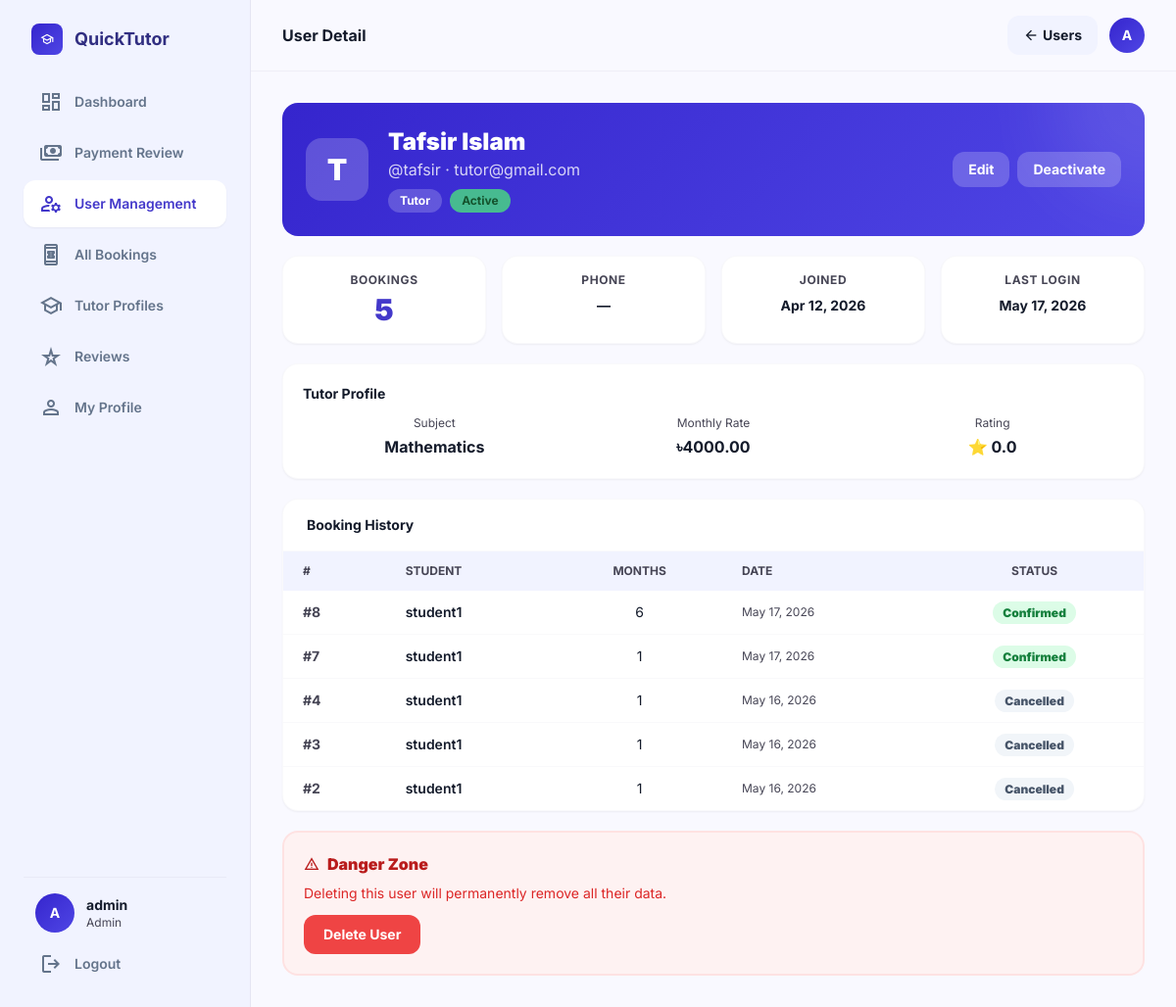
Page /admin-panel/users/2/ (signed in) on the committed database.
### accounts/models.py (models this page shows, shortened)
class User(AbstractUser):
    ROLE_CHOICES = (
        ('student', 'Student'),
        ('tutor', 'Tutor'),
    )
    role = models.CharField(max_length=10, choices=ROLE_CHOICES)
    avatar = models.ImageField(upload_to='avatars/', blank=True, null=True)
    phone = models.CharField(max_length=20, blank=True, null=True)
    bio = models.TextField(blank=True, null=True)

### tutors/models.py (models this page shows, shortened)
class TutorProfile(models.Model):
    user = models.OneToOneField(User, on_delete=models.CASCADE, related_name='tutor_profile')
    subject = models.CharField(max_length=100)
    bio = models.TextField()
    rating = models.FloatField(default=0)
    monthly_rate = models.DecimalField(max_digits=10, decimal_places=2, default=4000)
    created_at = models.DateTimeField(auto_now_add=True)
    updated_at = models.DateTimeField(auto_now=True)

### bookings/models.py (models this page shows, shortened)
class Booking(models.Model):
    STATUS_CHOICES = (
        ('pending', 'Pending'),
        ('confirmed', 'Confirmed'),
        ('completed', 'Completed'),
        ('rejected', 'Rejected'),
        ('cancelled', 'Cancelled'),
    )
    student = models.ForeignKey(User, on_delete=models.CASCADE, related_name='student_bookings')
    tutor = models.ForeignKey(User, on_delete=models.CASCADE, related_name='tutor_bookings')
    date     = models.DateField()
    months   = models.PositiveIntegerField(default=1, validators=[MinValueValidator(1)])
    schedule = models.ForeignKey(
        TutorSchedule, on_delete=models.SET_NULL,
        null=True, blank=True, related_name='bookings'
    )
    status   = models.CharField(max_length=10, choices=STATUS_CHOICES, default='pending')
    meet_link = models.URLField(blank=True, default='', help_text='Google Meet / Zoom link set by tutor')
    tutor_message = models.TextField(blank=True, default='', help_text='Message from tutor to student')
    created_at = models.DateTimeField(auto_now_add=True)
    updated_at = models.DateTimeField(auto_now=True)

### quick_tutor/admin_views.py (the view)
    def wrapper(request, *args, **kwargs):
        if not request.user.is_authenticated:
            return redirect('login')
        if not (request.user.is_superuser or request.user.is_staff):
            messages.error(request, 'Access denied. Admin only.')
            return redirect('home')
        return view_fn(request, *args, **kwargs)

### quick_tutor/admin_views.py (called while the page is built)
def superuser_required(view_fn):
    def wrapper(request, *args, **kwargs):
        if not request.user.is_authenticated:
            return redirect('login')
        if not (request.user.is_superuser or request.user.is_staff):
            messages.error(request, 'Access denied. Admin only.')
            return redirect('home')
        return view_fn(request, *args, **kwargs)
    wrapper.__name__ = view_fn.__name__
    return wrapper

@superuser_required
def admin_user_detail(request, pk):
    user = get_object_or_404(User, pk=pk)
    bookings = []
    if user.role == 'student':
        bookings = Booking.objects.filter(student=user).select_related('tutor').order_by('-created_at')
    elif user.role == 'tutor':
        bookings = Booking.objects.filter(tutor=user).select_related('student').order_by('-created_at')
    payments = Payment.objects.filter(booking__in=bookings).order_by('-created_at')
    context = {'target_user': user, 'bookings': bookings, 'payments': payments}
    return render(request, 'admin_panel/user_detail.html', context)

### templates/admin_panel/user_detail.html (shortened to what this page needs)
{% extends 'base/luminary_base.html' %}
{% block page_title %}User Detail{% endblock %}
{% block nav_admin_users %}bg-white text-indigo-700 shadow-sm{% endblock %}
{% block topbar_action %}
<a href="/admin-panel/users/" class="px-4 py-2 bg-surface-low hover:bg-surface-high font-bold rounded-xl text-sm transition-all flex items-center gap-1">
  <span class="material-symbols-outlined text-base">arrow_back</span> Users
</a>
{% endblock %}
{% block content %}
<div class="max-w-4xl mx-auto space-y-5">
  <div class="rounded-2xl grad text-white p-6 relative overflow-hidden">
    <div class="absolute top-0 right-0 w-48 h-48 bg-white/10 rounded-full blur-2xl -translate-y-1/2 translate-x-1/2"></div>
    <div class="relative z-10 flex items-center gap-5">
      <div class="w-16 h-16 rounded-2xl bg-white/20 flex items-center justify-center text-3xl font-black">
        {{ target_user.username|first|upper }}
      </div>
      <div class="flex-1">
        <h2 class="text-2xl font-black">{{ target_user.get_full_name|default:target_user.username }}</h2>
        <p class="text-white/80">@{{ target_user.username }} · {{ target_user.email|default:"no email" }}</p>
        <div class="flex gap-2 mt-2 flex-wrap">
          <span class="text-xs bg-white/20 px-3 py-1 rounded-full font-bold">{{ target_user.role|capfirst|default:"Staff" }}</span>
          <span class="text-xs {% if target_user.is_active %}bg-green-400/80 text-green-900{% else %}bg-red-400/80 text-red-900{% endif %} px-3 py-1 rounded-full font-bold">{% if target_user.is_active %}Active{% else %}Inactive{% endif %}</span>
        </div>
      </div>
      <div class="flex gap-2 shrink-0">
        <a href="/admin-panel/users/{{ target_user.id }}/edit/" class="px-4 py-2 bg-white/20 hover:bg-white/30 rounded-xl text-sm font-bold transition-all">Edit</a>
        <a href="/admin-panel/users/{{ target_user.id }}/toggle/" class="px-4 py-2 bg-white/20 hover:bg-white/30 rounded-xl text-sm font-bold transition-all">{% if target_user.is_active %}Deactivate{% else %}Activate{% endif %}</a>
      </div>
    </div>
  </div>
  <div class="grid grid-cols-2 md:grid-cols-4 gap-4">
    <div class="bg-white rounded-2xl border border-outline/10 p-4 text-center shadow-sm">
      <p class="text-xs text-on-muted font-bold uppercase tracking-wider">Bookings</p>
      <p class="text-3xl font-black text-indigo-700 mt-1">{{ bookings|length }}</p>
    </div>
    <div class="bg-white rounded-2xl border border-outline/10 p-4 text-center shadow-sm">
      <p class="text-xs text-on-muted font-bold uppercase tracking-wider">Phone</p>
      <p class="text-sm font-bold mt-2">{{ target_user.phone|default:"—" }}</p>
    </div>
    <div class="bg-white rounded-2xl border border-outline/10 p-4 text-center shadow-sm">
      <p class="text-xs text-on-muted font-bold uppercase tracking-wider">Joined</p>
      <p class="text-sm font-bold mt-2">{{ target_user.date_joined|date:"M d, Y" }}</p>
    </div>
    <div class="bg-white rounded-2xl border border-outline/10 p-4 text-center shadow-sm">
      <p class="text-xs text-on-muted font-bold uppercase tracking-wider">Last Login</p>
      <p class="text-sm font-bold mt-2">{{ target_user.last_login|date:"M d, Y"|default:"Never" }}</p>
    </div>
  </div>
  {% if target_user.role == 'tutor' and target_user.tutor_profile %}
  <div class="bg-white rounded-2xl border border-outline/10 p-5 shadow-sm">
    <h3 class="font-bold text-sm mb-3">Tutor Profile</h3>
    <div class="grid grid-cols-3 gap-4 text-center">
      <div><p class="text-xs text-on-muted">Subject</p><p class="font-bold mt-1">{{ target_user.tutor_profile.subject }}</p></div>
      <div><p class="text-xs text-on-muted">Monthly Rate</p><p class="font-bold mt-1">৳{{ target_user.tutor_profile.monthly_rate }}</p></div>
      <div><p class="text-xs text-on-muted">Rating</p><p class="font-bold mt-1">⭐ {{ target_user.tutor_profile.rating }}</p></div>
    </div>
  </div>
  {% endif %}
  {% if bookings %}
  <div class="bg-white rounded-2xl border border-outline/10 shadow-sm overflow-hidden">
    <div class="px-6 py-4 border-b border-outline/10"><h3 class="font-bold text-sm">Booking History</h3></div>
    <table class="w-full text-sm">
      <thead><tr class="bg-surface-low text-xs font-black uppercase text-on-muted">
        <th class="px-5 py-3 text-left">#</th>
        <th class="px-5 py-3 text-left">{% if target_user.role == 'student' %}Tutor{% else %}Student{% endif %}</th>
        <th class="px-5 py-3 text-center">Months</th>
        <th class="px-5 py-3 text-left">Date</th>
        <th class="px-5 py-3 text-center">Status</th>
      </tr></thead>
      <tbody class="divide-y divide-outline/10">
        {% for b in bookings %}
        <tr class="hover:bg-surface-low/60">
          <td class="px-5 py-3 text-on-muted font-bold">#{{ b.id }}</td>
          <td class="px-5 py-3 font-semibold">{% if target_user.role == 'student' %}{{ b.tutor.username }}{% else %}{{ b.student.username }}{% endif %}</td>
          <td class="px-5 py-3 text-center">{{ b.months }}</td>
          <td class="px-5 py-3 text-xs text-on-muted">{{ b.date|date:"M d, Y" }}</td>
          <td class="px-5 py-3 text-center"><span class="text-xs font-black px-2.5 py-1 rounded-full {% if b.status == 'confirmed' %}bg-green-100 text-green-700{% elif b.status == 'pending' %}bg-amber-100 text-amber-700{% elif b.status == 'rejected' %}bg-red-100 text-red-600{% else %}bg-slate-100 text-slate-600{% endif %}">{{ b.status|capfirst }}</span></td>
        </tr>
        {% endfor %}
      </tbody>
    </table>
  </div>
  {% endif %}
  <div class="bg-red-50 border-2 border-red-100 rounded-2xl p-5">
    <h3 class="font-black text-red-700 mb-2 flex items-center gap-2"><span class="material-symbols-outlined text-base">warning</span> Danger Zone</h3>
    <p class="text-sm text-red-600 mb-3">Deleting this user will permanently remove all their data.</p>
    <a href="/admin-panel/users/{{ target_user.id }}/delete/" class="inline-block px-5 py-2.5 bg-red-500 hover:bg-red-600 text-white font-bold rounded-xl text-sm transition-all">Delete User</a>
  </div>
</div>
{% endblock %}

### templates/base/luminary_base.html (shortened to what this page needs)
<!DOCTYPE html>
{% load static %}
<html lang="en">
<head>
<script src="https://cdn.tailwindcss.com?plugins=forms,container-queries"></script>
</head>
<body class="bg-surface text-on-surface min-h-screen">
<div class="flex min-h-screen">
<aside class="hidden md:flex h-screen w-64 flex-col p-6 space-y-6 bg-surface-low sticky top-0 border-r border-outline/30">
  <a href="/" class="flex items-center gap-3 px-2">
    <div class="w-8 h-8 rounded-lg grad flex items-center justify-center text-white flex-shrink-0">
      <span class="material-symbols-outlined text-sm">school</span>
    </div>
    <span class="text-lg font-bold text-indigo-900">QuickTutor</span>
  </a>
  <nav class="space-y-1 flex-1">
    <a href="/dashboard/" class="flex items-center gap-3 px-4 py-3 {% block nav_dashboard %}text-slate-500 hover:text-indigo-600 hover:bg-white/60{% endblock %} rounded-xl text-sm font-semibold transition-all hover:translate-x-1">
      <span class="material-symbols-outlined">dashboard</span> Dashboard
    </a>
    {% if user.is_superuser or user.is_staff %}
    <a href="/payments/manage/" class="flex items-center gap-3 px-4 py-3 {% block nav_pay_admin %}text-slate-500 hover:text-indigo-600 hover:bg-white/60{% endblock %} rounded-xl text-sm font-semibold transition-all hover:translate-x-1">
      <span class="material-symbols-outlined">payments</span> Payment Review
    </a>
    <a href="/admin-panel/users/" class="flex items-center gap-3 px-4 py-3 {% block nav_admin_users %}text-slate-500 hover:text-indigo-600 hover:bg-white/60{% endblock %} rounded-xl text-sm font-semibold transition-all hover:translate-x-1">
      <span class="material-symbols-outlined">manage_accounts</span> User Management
    </a>
    <a href="/admin-panel/bookings/" class="flex items-center gap-3 px-4 py-3 {% block nav_all_bookings %}text-slate-500 hover:text-indigo-600 hover:bg-white/60{% endblock %} rounded-xl text-sm font-semibold transition-all hover:translate-x-1">
      <span class="material-symbols-outlined">book_online</span> All Bookings
    </a>
    <a href="/admin-panel/tutors/" class="flex items-center gap-3 px-4 py-3 {% block nav_admin_tutors %}text-slate-500 hover:text-indigo-600 hover:bg-white/60{% endblock %} rounded-xl text-sm font-semibold transition-all hover:translate-x-1">
      <span class="material-symbols-outlined">school</span> Tutor Profiles
    </a>
    <a href="/admin-panel/reviews/" class="flex items-center gap-3 px-4 py-3 {% block nav_admin_reviews %}text-slate-500 hover:text-indigo-600 hover:bg-white/60{% endblock %} rounded-xl text-sm font-semibold transition-all hover:translate-x-1">
      <span class="material-symbols-outlined">star_rate</span> Reviews
    </a>
    {% endif %}
    <a href="/accounts/profile/" class="flex items-center gap-3 px-4 py-3 {% block nav_profile %}text-slate-500 hover:text-indigo-600 hover:bg-white/60{% endblock %} rounded-xl text-sm font-semibold transition-all hover:translate-x-1">
      <span class="material-symbols-outlined">person</span> My Profile
    </a>
  </nav>
  <div class="border-t border-outline/20 pt-4">
    <div class="flex items-center gap-3 px-3 mb-3">
      {% if user.avatar %}
        <img src="{{ user.avatar.url }}" alt="{{ user.username }}"
             class="w-10 h-10 rounded-full object-cover flex-shrink-0 border-2 border-outline/20">
      {% else %}
        <div class="w-10 h-10 rounded-full grad flex items-center justify-center text-white font-bold text-sm flex-shrink-0">
          {{ user.username|upper|first }}
        </div>
      {% endif %}
      <div class="min-w-0">
        <p class="text-sm font-bold truncate">{{ user.get_full_name|default:user.username }}</p>
        <p class="text-xs text-on-muted capitalize">{% if user.is_superuser or user.is_staff %}Admin{% else %}{{ user.role }}{% endif %}</p>
      </div>
    </div>
    <a href="/accounts/logout/" class="flex items-center gap-3 px-4 py-2 text-slate-500 hover:text-red-500 text-sm font-semibold rounded-xl transition-all">
      <span class="material-symbols-outlined">logout</span> Logout
    </a>
  </div>
</aside>
<main class="flex-1 min-h-screen overflow-y-auto pb-20 md:pb-0">
  <header class="sticky top-0 z-50 bg-surface/90 backdrop-blur border-b border-outline/20 flex items-center justify-between px-6 md:px-8 py-4">
    <div class="flex items-center gap-3">
      <h1 class="text-base font-bold text-on-surface">{% block page_title %}QuickTutor{% endblock %}</h1>
    </div>
    <div class="flex items-center gap-3">
      {% block topbar_action %}{% endblock %}
      <a href="/accounts/profile/" class="flex-shrink-0">
        {% if user.avatar %}
          <img src="{{ user.avatar.url }}" alt="{{ user.username }}"
               class="w-9 h-9 rounded-full object-cover border-2 border-outline/20 hover:ring-2 hover:ring-primary transition-all">
        {% else %}
          <div class="w-9 h-9 grad rounded-full flex items-center justify-center text-white font-bold text-sm hover:opacity-90 transition-all">
            {{ user.username|upper|first }}
          </div>
        {% endif %}
      </a>
    </div>
  </header>
  <div class="px-6 md:px-8 py-6 md:py-8 max-w-screen-xl mx-auto">
    {% block content %}{% endblock %}
  </div>
</main>
</div>
</body>
</html>

### rows in the picture
User: username|first "A", get_full_name "admin"
User: username|first "T", get_full_name "Tafsir Islam", username "tafsir", email "tutor@gmail.com", role "Tutor", phone "—", date_joined "Apr 12, 2026", last_login "May 17, 2026", tutor_profile.subject "Mathematics", tutor_profile.monthly_rate "4000.00", tutor_profile.rating "0.0"
Booking: id "8", student.username "student1", months "6", date "May 17, 2026", status "Confirmed"
Booking: id "7", student.username "student1", months "1", date "May 17, 2026", status "Confirmed"
Booking: id "4", student.username "student1", months "1", date "May 16, 2026", status "Cancelled"
Booking: id "3", student.username "student1", months "1", date "May 16, 2026", status "Cancelled"
Booking: id "2", student.username "student1", months "1", date "May 16, 2026", status "Cancelled"

### other values in the picture
{{ bookings|length }} "5"
